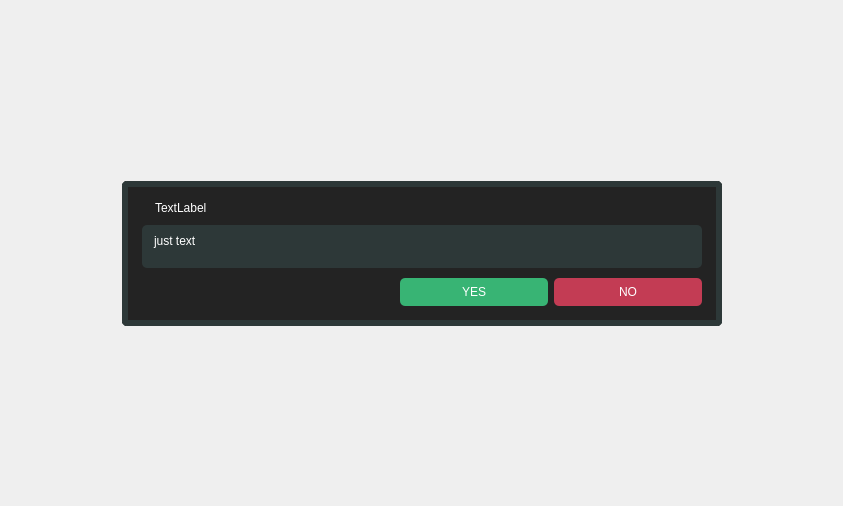
<?xml version="1.0" encoding="UTF-8"?>
<ui version="4.0">
 <class>Form</class>
 <widget class="QWidget" name="Form">
  <property name="geometry">
   <rect>
    <x>0</x>
    <y>0</y>
    <width>843</width>
    <height>506</height>
   </rect>
  </property>
  <property name="windowTitle">
   <string>Form</string>
  </property>
  <layout class="QGridLayout" name="gridLayout">
   <item row="0" column="0">
    <widget class="QWidget" name="verticalWidget" native="true">
     <property name="styleSheet">
      <string notr="true">background-color : rbga(0,0,0,100) ; </string>
     </property>
     <layout class="QGridLayout" name="gridLayout_2">
      <property name="leftMargin">
       <number>10</number>
      </property>
      <property name="topMargin">
       <number>10</number>
      </property>
      <property name="rightMargin">
       <number>10</number>
      </property>
      <property name="bottomMargin">
       <number>10</number>
      </property>
      <item row="1" column="1">
       <widget class="QWidget" name="verticalWidget_2" native="true">
        <property name="minimumSize">
         <size>
          <width>600</width>
          <height>0</height>
         </size>
        </property>
        <property name="styleSheet">
         <string notr="true">QWidget{
background-color : rgb(35,35,35)  ;
border-radius: 5px;
border: 6px solid #2d3838;

}

QLable{
color : white ; 
font: 12pt &quot;Segoe UI&quot;;

}</string>
        </property>
        <layout class="QVBoxLayout" name="verticalLayout_2">
         <property name="spacing">
          <number>10</number>
         </property>
         <property name="leftMargin">
          <number>20</number>
         </property>
         <property name="topMargin">
          <number>20</number>
         </property>
         <property name="rightMargin">
          <number>20</number>
         </property>
         <property name="bottomMargin">
          <number>20</number>
         </property>
         <item>
          <widget class="QLabel" name="titeldialgue">
           <property name="styleSheet">
            <string notr="true">

QLabel{
font: 10pt &quot;Segoe UI&quot;;
color : white ;
padding-left : 10px ;
border : none ; 

}</string>
           </property>
           <property name="text">
            <string>TextLabel</string>
           </property>
          </widget>
         </item>
         <item>
          <widget class="QLabel" name="bodymessage">
           <property name="styleSheet">
            <string notr="true">QLabel{

font: 10pt &quot;Segoe UI&quot;;
color : white ; 
background-color : #2d3838 ; 
border-radius: 5px;
padding-left : 9px;
padding-right : 9px;
padding-top : 9px;
padding-bottom : 20px;
border : none ; 
}</string>
           </property>
           <property name="text">
            <string>just text</string>
           </property>
          </widget>
         </item>
         <item alignment="Qt::AlignBottom">
          <widget class="QWidget" name="horizontalWidget" native="true">
           <property name="styleSheet">
            <string notr="true">border : none ; </string>
           </property>
           <layout class="QHBoxLayout" name="horizontalLayout_2">
            <property name="leftMargin">
             <number>0</number>
            </property>
            <property name="topMargin">
             <number>0</number>
            </property>
            <property name="rightMargin">
             <number>0</number>
            </property>
            <property name="bottomMargin">
             <number>0</number>
            </property>
            <item>
             <spacer name="horizontalSpacer_3">
              <property name="orientation">
               <enum>Qt::Horizontal</enum>
              </property>
              <property name="sizeHint" stdset="0">
               <size>
                <width>40</width>
                <height>20</height>
               </size>
              </property>
             </spacer>
            </item>
            <item>
             <widget class="QPushButton" name="greenbutton">
              <property name="minimumSize">
               <size>
                <width>148</width>
                <height>0</height>
               </size>
              </property>
              <property name="styleSheet">
               <string notr="true">


QPushButton{ 
background-color: rgba(56, 180, 116, 255);
border-radius: 5px;
color : white ;
border: none;
font: 12pt &quot;Segoe UI&quot;;
padding-top : 7px ;
padding-bottom : 7px ;
padding-right : 27px ;
padding-left : 27px ;
 }
QPushButton:hover{
border: 3px solid white;
padding : 4px ;
}
</string>
              </property>
              <property name="text">
               <string>YES</string>
              </property>
             </widget>
            </item>
            <item>
             <widget class="QPushButton" name="redbutton">
              <property name="minimumSize">
               <size>
                <width>148</width>
                <height>0</height>
               </size>
              </property>
              <property name="styleSheet">
               <string notr="true">QPushButton{ 
background-color: #C33C54 ;
border-radius: 5px;
color : white ;
border: none;
font: 12pt &quot;Segoe UI&quot;;
padding-top : 7px ;
padding-bottom : 7px ;
padding-right : 27px ;
padding-left : 27px ;
 }
QPushButton:hover{
border: 3px solid white;
padding : 4px ;
}
</string>
              </property>
              <property name="text">
               <string>NO</string>
              </property>
             </widget>
            </item>
           </layout>
          </widget>
         </item>
        </layout>
       </widget>
      </item>
      <item row="2" column="1">
       <spacer name="verticalSpacer">
        <property name="orientation">
         <enum>Qt::Vertical</enum>
        </property>
        <property name="sizeHint" stdset="0">
         <size>
          <width>20</width>
          <height>40</height>
         </size>
        </property>
       </spacer>
      </item>
      <item row="1" column="0">
       <spacer name="horizontalSpacer_2">
        <property name="orientation">
         <enum>Qt::Horizontal</enum>
        </property>
        <property name="sizeHint" stdset="0">
         <size>
          <width>40</width>
          <height>20</height>
         </size>
        </property>
       </spacer>
      </item>
      <item row="1" column="2">
       <spacer name="horizontalSpacer">
        <property name="orientation">
         <enum>Qt::Horizontal</enum>
        </property>
        <property name="sizeHint" stdset="0">
         <size>
          <width>40</width>
          <height>20</height>
         </size>
        </property>
       </spacer>
      </item>
      <item row="0" column="1">
       <spacer name="verticalSpacer_2">
        <property name="orientation">
         <enum>Qt::Vertical</enum>
        </property>
        <property name="sizeHint" stdset="0">
         <size>
          <width>20</width>
          <height>40</height>
         </size>
        </property>
       </spacer>
      </item>
     </layout>
    </widget>
   </item>
  </layout>
 </widget>
 <resources/>
 <connections/>
</ui>
